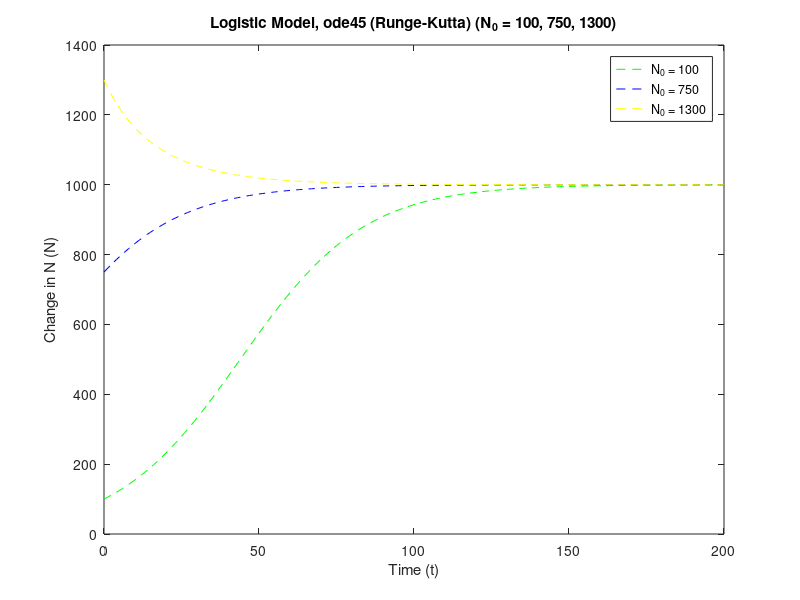
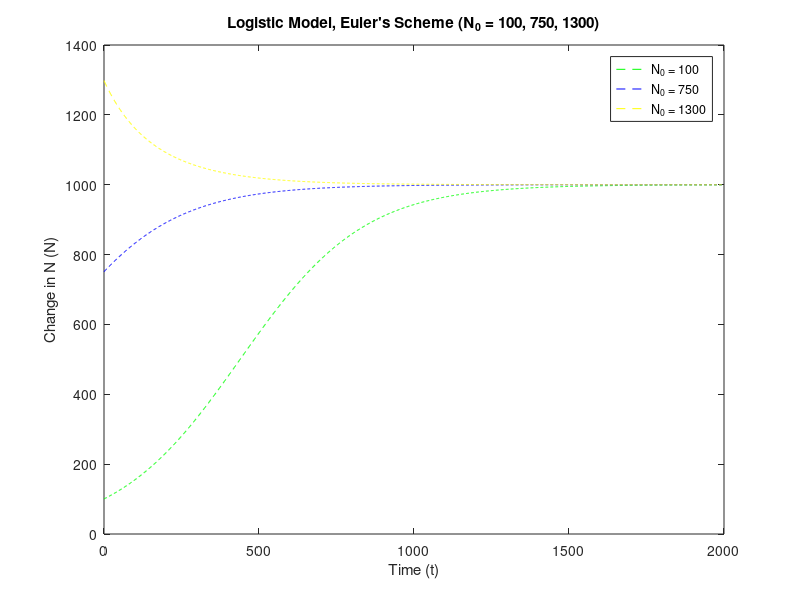
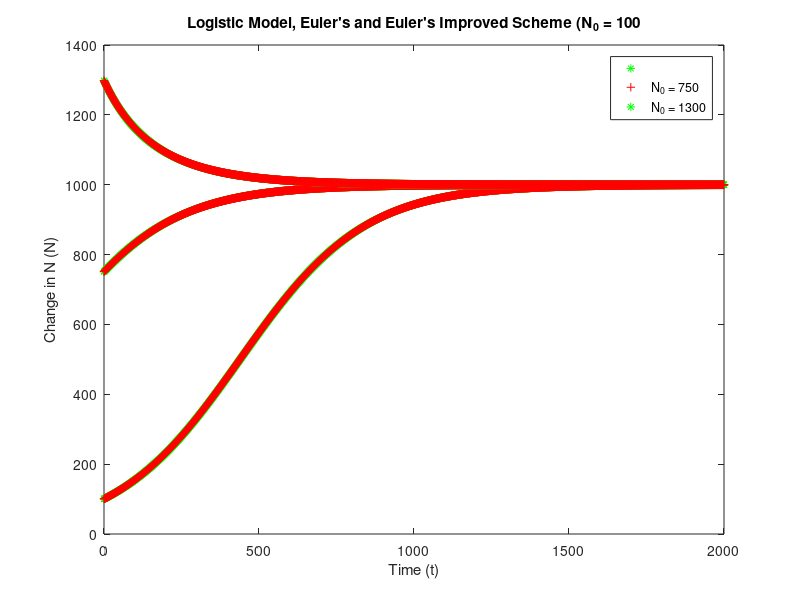

Write MATLAB code to recreate these figures, in order.
% Problem 2, HW 1
% Roxanne Lutz
% 9/3/25
% MATH375
clc, clearvars
close all

% --------------------------------------
% solve the initial value problem given
% by logistic model:
% N' = rN(1-(N/K)), N(0) = N_0
% using built in ODE45
% --------------------------------------

% --------------------------------------
% plot part (a):
% use: r = 0.05, K = 1000, N_0 = 100
% to find solution and plot.
% plot on domain [0, T_f].
% change values of N_0 to 750, 1300...
% --------------------------------------


t_f = 200; % setting to 200 shows convergence clearly

% given values of r and K
r = 0.05;
K = 1000;

% show different initial values and how it affects
N_0_1 = 100;
N_0_2 = 750;
N_0_3 = 1300;

% the given model:
% N' = rN(1-(N/K)), N(0) = N_0
N_prime = @(t, N) r * N * (1 - N/K);

% solve the ode with the runge-kutta scheme, ode45
[t1, N1_rk] = ode45(N_prime, [0:t_f], N_0_1);
[t2, N2_rk] = ode45(N_prime, [0:t_f], N_0_2);
[t3, N3_rk] = ode45(N_prime, [0:t_f], N_0_3);

% plot the models
figure(1);

plot(t1, N1_rk, 'g--'); hold on;
plot(t2, N2_rk, 'b--'); hold on;
plot(t3, N3_rk, 'y--'); hold on;

legend('N_0 = 100', 'N_0 = 750', 'N_0 = 1300');
xlabel('Time (t)');
ylabel('Change in N (N)');
title('Logistic Model, ode45 (Runge-Kutta) (N_0 = 100, 750, 1300)');

% --------------------------------------
% plot part (b):
% repeat part (a) but by implementing 
% Euler's scheme.
% --------------------------------------

% Euler's base scheme is as follows:
% x_n+1 = x_n + dt * f'(x_n), x(0) = x_0

% implementing Eulers:
t_f = 2000; % note: 10 times the steps needed to see convergence
ts = [0:t_f];

% N_0 = 100
N_0 =100;
N_curr = N_0;
N_next = N_0;
N1_eu = [];
dt = 0.1; % setting based on class work

for t = ts;
    N_next = N_curr + dt * N_prime(t, N_curr);
    N1_eu(t + 1) = N_next;
    N_curr = N_next;
end;

% N_0 = 750
N_0 = 750;
N_curr = N_0;
N_next = N_0;
N2_eu = [];
dt = 0.1; % setting based on class work

for t = ts;
    N_next = N_curr + dt * N_prime(t, N_curr);
    N2_eu(t + 1) = N_next;
    N_curr = N_next;
end;

% N_0 = 1300
N_0 = 1300;
N_curr = N_0;
N_next = N_0;
N3_eu = [];
dt = 0.1; % setting based on class work

for t = ts;
    N_next = N_curr + dt * N_prime(t, N_curr);
    N3_eu(t + 1) = N_next;
    N_curr = N_next;
end;

% plot euler's scheme

figure(2);

plot(ts, N1_eu, 'g--', ts, N2_eu, 'b--', ts, N3_eu, 'y--'); hold on;

legend('N_0 = 100', 'N_0 = 750', 'N_0 = 1300');
xlabel('Time (t)');
ylabel('Change in N (N)');
title("Logistic Model, Euler's Scheme (N_0 = 100, 750, 1300)");

% --------------------------------------
% plot part (c):
% use a single initial condition
% and plot both Euler's and Improved Eulers.
% --------------------------------------

% we will choose N_0 = 100

% implement improved Eulers

t_f = 2000; 
ts = [0:t_f];

N_0 = 100;
N_curr = N_0;
N_next = N_0;
N_tilde = N_0;
N1_euImproved = [];
dt = 0.1; % setting based on class work

for t = ts;
    N_tilde = N_curr + dt * N_prime(t, N_curr);
    N_next = N_curr + (dt / 2) * (N_prime(t, N_curr) + N_prime(t, N_tilde));
    N1_euImproved(t + 1) = N_next;
    N_curr = N_next;
end;

N_0 = 750;
N_curr = N_0;
N_next = N_0;
N_tilde = N_0;
N2_euImproved = [];
dt = 0.1; % setting based on class work

for t = ts;
    N_tilde = N_curr + dt * N_prime(t, N_curr);
    N_next = N_curr + (dt / 2) * (N_prime(t, N_curr) + N_prime(t, N_tilde));
    N2_euImproved(t + 1) = N_next;
    N_curr = N_next;
end;


N_0 = 1300;
N_curr = N_0;
N_next = N_0;
N_tilde = N_0;
N3_euImproved = [];
dt = 0.1; % setting based on class work

for t = ts;
    N_tilde = N_curr + dt * N_prime(t, N_curr);
    N_next = N_curr + (dt / 2) * (N_prime(t, N_curr) + N_prime(t, N_tilde));
    N3_euImproved(t + 1) = N_next;
    N_curr = N_next;
end;
figure(3);

plot(ts, N1_eu, 'g*', ts, N1_euImproved, 'r+', ...
    ts, N2_eu, 'g*', ts, N2_euImproved, 'r+', ...
    ts, N3_eu, 'g*', ts, N3_euImproved, 'r+'); 
hold on;

legend('', 'N_0 = 750', 'N_0 = 1300');
xlabel('Time (t)');
ylabel('Change in N (N)');
title("Logistic Model, Euler's and Euler's Improved Scheme (N_0 = 100");
